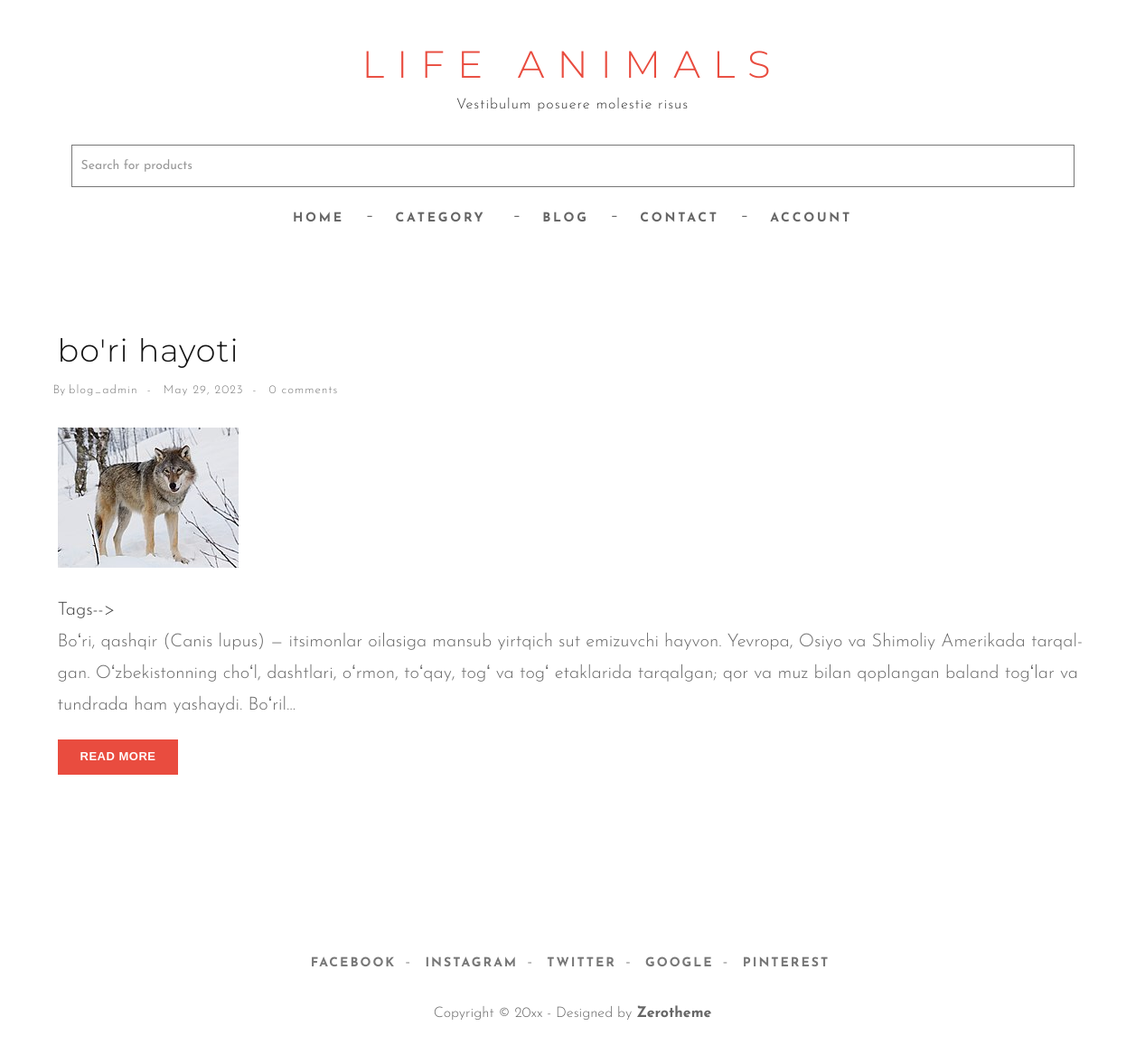
The app's page /sort_by_category/sutemizuvchilar/ with its own data.
### main/models.py (models this page shows, shortened)
class Article(models.Model):
    title = models.CharField(max_length=250)
    slug = models.SlugField(max_length=250)
    category = models.ForeignKey(
        Category, on_delete=models.PROTECT, related_name='articles_cat')
    image = models.ImageField(upload_to='article/%Y/%m/%d')
    author = models.ForeignKey(
        User, on_delete=models.PROTECT, related_name='articles_user')
    published = models.DateField(auto_now_add=True)
    body = models.TextField()
    tag = models.ManyToManyField(Tag, related_name='articles_tag')
    class Meta:
        ordering = ["-id"]

### main/views.py (the view)
# urls.py: path('sort_by_category/<slug>/', views.sort_by_category, name='sort_by_category'),
def sort_by_category(request, slug):
    cat = Category.objects.get(slug=slug)
    art = Article.objects.filter(category=cat)
    data = {
        'object_list': art,
    }
    return render(request, 'list_articles.html', context=data)

### main/context_cat.py (called while the page is built)
def main_context(request):
    all_categories = Category.objects.all()
    data = {
        'all_categories': all_categories,
    }
    return data

### templates/list_articles.html
{% extends "base.html" %}
{% load static %}
{% block content %}
<div id="page-content">
    <div class="box-content">
        <div class="container">
            {% for item in object_list %}
            <article>
                <div class="wrap-post">
                    <div class="entry-header">
                        <h2 class="entry-title"><a href="{% url 'main:detail' item.id %}">{{item.title}}</a></h2>
                        <span class="entry-meta">
                            <ul class="list-inline link">
                                <li>By <a href="#">{{item.author}}</a></li>
                                <li><a href="#">{{item.published}}</a></li>
                                <li><a href="#">{{item.comments.count}} comments</a></li>
                            </ul>
                        </span>
                    </div>
                    <div class="post-thumbnail-wrap">
                        <div class="portfolio-box">
                            <img src="{{item.image.url}}" class="img-responsive" alt="">
                        </div>
                    </div>
                    <div class="entry-content">
                        <span class="tags-links">
                            Tags-->
                            {% for i in item.tag.all %}
                            <a href="{% url 'main:sort_by_teg' i.slug %}" rel="tag">{{i.name}}</a>
                            {% endfor %}
                        </span>
                        <p>{{item.body|truncatechars:300}}</p>
                        <a class="btn btn-skin" href="{% url 'main:detail' item.id %}">Read More</a>
                    </div>
                </div>
            </article>
            {% endfor %}
        </div>
    </div>
</div>
{% endblock content %}

### staticfiles/css/style.css (style rules this page uses)
body { font-family: 'Josefin Sans', sans-serif;font-weight: 300;color: #666;background-color: #fff;font-size: 20px;line-height: 1.75;hyphens: auto;overflow-wrap: break-word; }
html, body { width:100%; padding:0; margin:0; }
html { -webkit-text-size-adjust: none; }
img { max-width:100%; height: auto;width: auto\9; }
h2 { font-size: 36px; }
h1,h2,h3,h4,h5,h6 { font-weight: 600;color: #111;font-family: 'Montserrat',sans-serif;letter-spacing: 1px;line-height: 1.3; }
p { margin: 0 0 20px; }
a { color: #fff;-webkit-transition: all .3s ease-in-out;-moz-transition: all .3s ease-in-out;transition: all .3s ease-in-out; }
ul li { list-style: none; }
.post:after, .post:before, article:after, article:before, section:after, section:before { clear: both; content: '\0020'; display: block; visibility: hidden; width: 0; height: 0; }
.link a { display:inline-block;text-decoration:none;letter-spacing:1px; color: #888888; }
.link li:after { content: "-";padding: 0 10px; }
.link li:last-child:after { content:'';padding:0px;display:none }
ul.link li { padding: 0;margin: 0; }
.box-content { padding: 50px 0 30px; }
article { background: #ffffff; color: #3F3F3F; margin: 50px 0;border-bottom: 1px solid #e1e1e1;padding-bottom: 50px; }
article:last-child { border-bottom: none; }
article:after, article:before { clear: both; content: '\0020'; display: block; visibility: hidden; width: 0; height: 0; }
article .post-thumbnail-wrap { text-align: center;width: 100%;margin-bottom: 10px; }
article h2.entry-title { font-size: 35px;margin: 20px 0 10px;font-weight: 300; }
article h2.entry-title a { color: #131313; }
article .entry-header { margin-bottom: 30px; }
article .entry-header .entry-meta { color: #777;font-size: 13px; }
article .entry-header .entry-meta a { color: #777; }
article .entry-content { text-align: left;margin-top: 30px; }
article .entry-content p { color: #686868; }
.portfolio-box { display: block;position: relative;margin: 0 auto 30px;overflow: hidden; }
.portfolio-box:before { z-index:1;content:"";position:absolute;left: 10px;right: 10px;top:10px;bottom:10px;border-top:2px solid #E94C3F;border-bottom:2px solid #E94C3F;transform:scale(0,1);-moz-transform:scale(0,1);-webkit-transform:scale(0,1);-ms-transform:scale(0,1);transition:all 0.4s ease-in-out 0s;-moz-transition:all 0.4s ease-in-out 0s;-webkit-transition:all 0.4s ease-in-out 0s; }
.portfolio-box:after { z-index:1;content:"";position:absolute;left:10px;right:10px;top: 10px;bottom: 10px;border-left:2px solid #E94C3F;border-right:2px solid #E94C3F;transform:scale(1,0);-moz-transform:scale(1,0);-webkit-transform:scale(1,0);-ms-transform:scale(1,0);transition:all 0.4s ease-in-out 0s;-moz-transition:all 0.4s ease-in-out 0s;-webkit-transition:all 0.4s ease-in-out 0s; }
.btn { border-radius: 0; outline: none; color: #785843; font-family: 'Oswald', sans-serif; text-decoration: none; text-transform: uppercase; letter-spacing: .5px; font-weight: bold; font-size: 13px; }
.btn-skin { padding: 9px 24px;color: #fff;background-color: #E94C3F;min-width: 110px;margin-bottom: 10px; }

### records on screen
Article: title "bo'ri hayoti", author "blog_admin", published "May 29, 2023", comments.count "0", image (picture), body "Boʻri, qashqir (Canis lupus) — itsimonlar oilasiga mansub yirtqich sut emizuvchi hayvon. Yevropa, Osiyo va Shimoliy Amerikada tarqalgan. Oʻzbekistonning choʻl, dashtlari, oʻrmon, toʻqay, togʻ va togʻ etaklarida tarqalgan; qor va muz bilan qoplangan baland togʻlar va tundrada ham yashaydi. Boʻril…"
